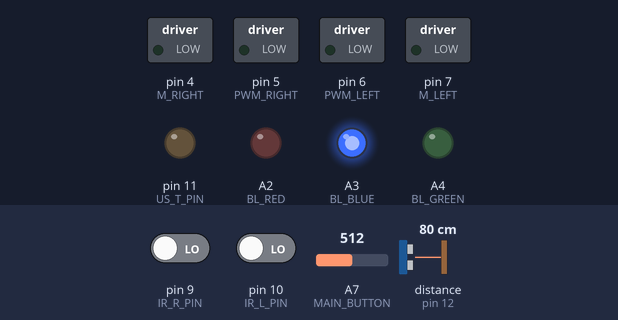
The sketch below on a simulated Arduino Nano, built with avr-gcc and run on an emulated ATmega328P. On the bench: switched loads named in the sketch (green lamp = pin HIGH), output pins drawn as LEDs (lit = HIGH). Dashed ring = blinking. The inputs (shaded band) are chosen by the test bench; at power-on: A7 (MAIN_BUTTON) = 512, pin 9 (IR_R_PIN) LOW, distance to the obstacle (sensor on pin 12) 80 cm, pin 10 (IR_L_PIN) LOW. The echo pulse lasts 58.3 µs per cm.

Above: at 1.2 s.
1.3 s: A7 (MAIN_BUTTON) set to 493
At 2.5 s:
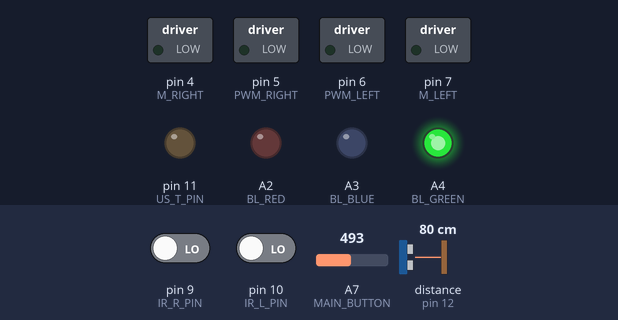
4.3 s: A7 (MAIN_BUTTON) set to 522
At 5.6 s:
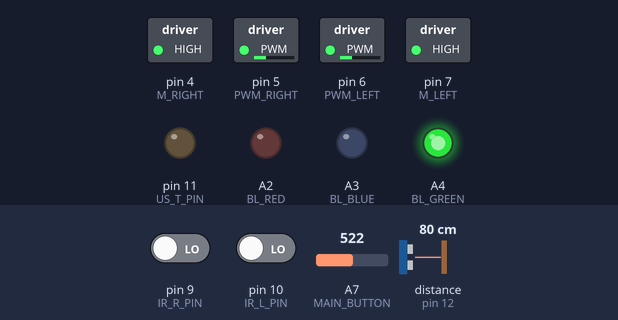
6.3 s: A7 (MAIN_BUTTON) set to 511
At 8.7 s:
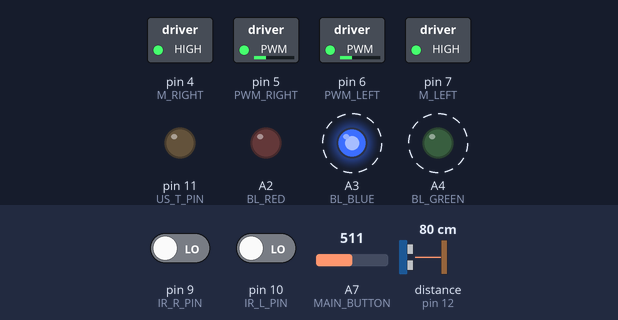
9.3 s: pin 9 (IR_R_PIN) driven HIGH
At 10.7 s:
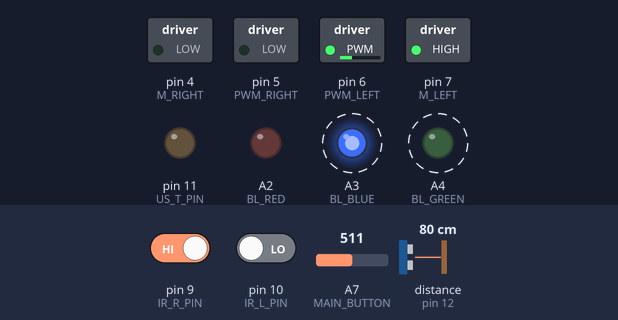
12.3 s: distance to the obstacle (sensor on pin 12) set to 13 cm
15.3 s: distance to the obstacle (sensor on pin 12) set to 10 cm
At 18.55 s:
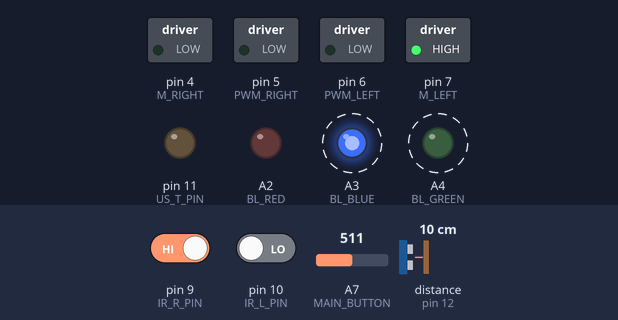
Timing chart, 0 to 18.8 s (numbered marks = the images above; inputs shaded):
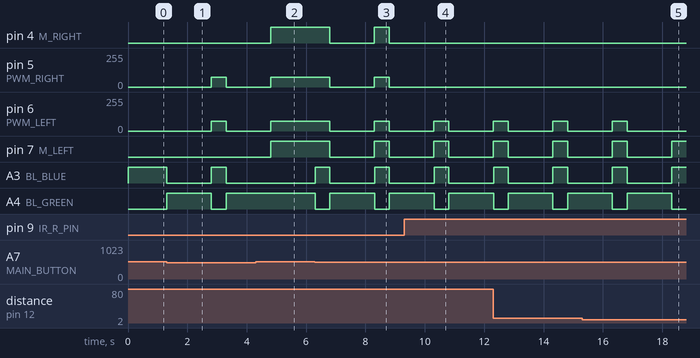

The sketch:

Atond.ino
```cpp
#define IR_L_PIN 10                                         // NASTAVENÍ PINU PRO LEVÝ IR SENZOR
#define IR_R_PIN 9                                          // NASTAVENÍ PINU PRO PRAVÝ IR SENZOR
#define US_T_PIN 11                                         // NASTAVENÍ TRIGGER PINU PRO ULTRAZVUKOVÝ SENZOR
#define US_E_PIN 12                                         // NASTAVENÍ ECHO PINU PRO ULTRAZVUKOVÝ SENZOR
#define M_LEFT 7                                            // NASTAVENÍ PINU PRO LEVÝ MOTOR
#define M_RIGHT 4                                           // NASTAVENÍ PINU PRO PRAVÝ MOTOR
#define PWM_LEFT 6                                          // NASTAVENÍ PWM PINU PRO LEVÝ MOTOR
#define PWM_RIGHT 5                                         // NASTAVENÍ PWM PINU PRO PRAVÝ MOTOR
#define BL_RED A2                                           // NASTAVENÍ PINU PRO PODSVÍCENÍ (ČERVENÁ)
#define BL_GREEN A4                                         // NASTAVENÍ PINU PRO PODSVÍCENÍ (ZELENÁ)
#define BL_BLUE A3                                          // NASTAVENÍ PINU PRO PODSVÍCENÍ (MODRÁ)
#define MAIN_BUTTON A7                                      // NASTAVENÍ PINU PRO OVLADACÍ TLAČÍTKO

bool IR_L;                                                  // POMOCNÁ PROMĚNNÁ PRO STAV LEVÉHO IR SENZORU
bool IR_R;                                                  // POMOCNÁ PROMĚNNÁ PRO STAV PRAVÉHO IR SENZORU
long US_DUR;                                                // DOBA TRVÁNÍ CESTY ULTRAZVUKOVÉ VLNY
int US_DIST;                                                // VZDÁLENOST PŘEKÁŽKY OD SENZORU
int RYCHLOST;                                               // RYCHLOST ROBOTA
bool MAIN_BUTTON_STATE;                                     // POMOCNÁ PROMĚNNÁ PRO STAV TLAČÍTKA
bool ACTIVE;                                                // POMOCNÁ PROMĚNNÁ PRO STAV ROBOTA
int STATUS_CURRENT;                                         // POMOCNÁ PROMĚNNÁ REŽÍMU "ZTRACEN" (MOMENTÁLNÍ SMĚR)
int STATUS_LAST;                                            // POMOCNÁ PROMĚNNÁ REŽÍMU "ZTRACEN" (POSLEDNÍ SMĚR)
bool DEBUG;                                                 // DEBUG MOD
bool ATTACKED;                                              // REŽIM "POD ÚTOKEM"

void setup()                                                // FUNKCE SETUP, KTERÁ SE SPUSTÍ PŘI PRVOTNÍM ZAPNUTÍ ROBOTA
{
  DEBUG = false;                                            // NASTAVENÍ DEBUG MODU
  MAIN_BUTTON_STATE = 0;                                    // NASTAVENÍ ZÁKLADNÍHO STAVU TLAČÍTKA (0)
  ACTIVE = false;                                           // NASTAVENÍ STAVU ROBOTA
  RYCHLOST = 0;                                             // NASTAVENÍ ZÁKLADNÍ RYCHLOSTI

  if (DEBUG)                                                // POKUD JE AKTIVNÍ DEBUG MODE
  {
    Serial.begin(9600);                                     // ZAPOČETÍ SÉRIOVÉ KOMUNIKACE
  }

  pinMode(US_T_PIN, OUTPUT);                                // NASTAVENÍ PINOVÉHO REŽIMU PRO TRIGGER ULTRAZVUKOVÉHO SENZORU NA VSTUP
  pinMode(US_E_PIN, INPUT);                                 // NASTAVENÍ PINOVÉHO REŽIMU PRO ECHO ULTRAZVUKOVÉHO SENZORU NA VÝSTUP
  pinMode(M_LEFT, OUTPUT);                                  // NASTAVENÍ PINOVÉHO REŽIMU PRO LEVÝ MOTOR
  pinMode(M_RIGHT, OUTPUT);                                 // NASTAVENÍ PINOVÉHO REŽIMU PRO PRAVÝ MOTOR
  pinMode(PWM_LEFT, OUTPUT);                                // NASTAVENÍ PINOVÉHO REŽIMU PRO PWM LEVÉHO MOTORU
  pinMode(PWM_RIGHT, OUTPUT);                               // NASTAVENÍ PINOVÉHO REŽIMU PRO PWM PRAVÉHO MOTORU
  pinMode(BL_RED, OUTPUT);                                  // NASTAVENÍ PINOVÉHO REŽIMU PRO ČERVENÝ KANÁL PODSVÍCENÍ
  pinMode(BL_GREEN, OUTPUT);                                // NASTAVENÍ PINOVÉHO REŽIMU PRO ZELENÝ KANÁL PODSVÍCENÍ
  pinMode(BL_BLUE, OUTPUT);                                 // NASTAVENÍ PINOVÉHO REŽIMU PRO MODRÝ KANÁL PODSVÍCENÍ

  analogWrite(BL_RED, 0);                                   // ZÁPIS ANALOGOVÉ HODNOTY PRO ČERVENÝ KANÁL PODSVÍCENÍ
  analogWrite(BL_GREEN, 0);                                 // ZÁPIS ANALOGOVÉ HODNOTY PRO ZELENÝ KANÁL PODSVÍCENÍ
  analogWrite(BL_BLUE, 1024);                               // ZÁPIS ANALOGOVÉ HODNOTY PRO MODRÝ KANÁL PODSVÍCENÍ
}

void loop()                                                 // FUNKCE LOOP, KTERÁ SE OPAKUJE AŽ DO ODPOJENÍ ROBOTA OD ZDROJE NAPĚTÍ
{
  MAIN_BUTTON_STATE = !(analogRead(MAIN_BUTTON) >= 512);    // AKTUALIZACE STAVU TLAČÍTKA

  if (MAIN_BUTTON_STATE)                                    // KONTROLA STAVU TLAČÍTKA (POKUD JE ZTISKNUTÉ)
  {
    if (ACTIVE)                                             // KONTROLA STAVU ROBOTA (POKUD JE ROBOT AKTIVNÍ)
    {
      analogWrite(BL_RED, 0);                               // NASTAVENÍ PINOVÉHO REŽIMU PRO ČERVENÝ KANÁL PODSVÍCENÍ
      analogWrite(BL_GREEN, 0);                             // NASTAVENÍ PINOVÉHO REŽIMU PRO ZELENÝ KANÁL PODSVÍCENÍ
      analogWrite(BL_BLUE, 1024);                           // NASTAVENÍ PINOVÉHO REŽIMU PRO MODRÝ KANÁL PODSVÍCENÍ
      ACTIVE = false;                                       // NASTAVENÍ STAVU ROBOTA DO NEAKTIVNÍHO
      RYCHLOST = 0;                                         // NASTAVENÍ RYCHLOSTI NA 0 (STŮJ)
    }
    else                                                    // POKUD JE ROBOT NEAKTIVNÍ
    {
      analogWrite(BL_RED, 0);                               // NASTAVENÍ PINOVÉHO REŽIMU PRO ČERVENÝ KANÁL PODSVÍCENÍ
      analogWrite(BL_GREEN, 1024);                          // NASTAVENÍ PINOVÉHO REŽIMU PRO ZELENÝ KANÁL PODSVÍCENÍ
      analogWrite(BL_BLUE, 0);                              // NASTAVENÍ PINOVÉHO REŽIMU PRO MODRÝ KANÁL PODSVÍCENÍ
      delay(1000);                                          // POČKEJ 1 SEKUNDU
      ACTIVE = true;                                        // NASTAVENÍ STAVU ROBOTA NA AKTIVNÍ
      RYCHLOST = 75;                                        // NASTAVENÍ RYCHLOSTI NA 75
    }
    delay(500);                                             // POČKEJ PŮL SEKUNDY
  }

  if (ACTIVE)                                               // POKUD JE ROBOT AKTIVNÍ (MOD JÍZDY)
  {
    IR_L = !digitalRead(IR_L_PIN);                          // KONTROLA STAVU LEVÉHO IR SENZORU
    IR_R = !digitalRead(IR_R_PIN);                          // KONTROLA STAVU PRAVÉHO IR SENZORU

    if (US_DIST <= 10)                                      // POKUD JE NALEZENA PŘEKÁŽKA V ROZMEZÍ 10 CM
    {
      if (US_DIST < 4)                                      // POKUD JE NALEZENA PŘEKÁŽKA BLÍŽE JAK 4 CM
      {
        RYCHLOST = 75;                                      // NASTAVENÍ RYCHLOSTI NA 75
        ATTACKED = true;                                    // NASTAVENÍ REŽIMU NA "ATTACKED"
        analogWrite(PWM_LEFT, RYCHLOST);                    // ZÁPIS PWM RYCHLOSTI PRO LEVÝ MOTOR
        analogWrite(PWM_RIGHT, RYCHLOST);                   // ZÁPIS PWM RYCHLOSTI PRO PRAVÝ MOTOR
        digitalWrite(M_LEFT, LOW);                          // NASTAVENÍ SMĚRU LEVÉHO MOTORU (LOW = DOZADU)
        digitalWrite(M_RIGHT, LOW);                         // NASTAVENÍ SMĚRU PRAVÉHO MOTORU (LOW = DOZADU)

        analogWrite(BL_RED, 1024);                          // NASTAVENÍ PINOVÉHO REŽIMU PRO ČERVENÝ KANÁL PODSVÍCENÍ
        analogWrite(BL_GREEN, 1024);                        // NASTAVENÍ PINOVÉHO REŽIMU PRO ZELENÝ KANÁL PODSVÍCENÍ
        analogWrite(BL_BLUE, 0);                            // NASTAVENÍ PINOVÉHO REŽIMU PRO MODRÝ KANÁL PODSVÍCENÍ
      }
      else                                                  // POKUD JE PŘEKÁŽKA STATICKÁ
      {
      ATTACKED = false;                                     // VYPNUTÍ REŽIMU "ATTACKED"
      RYCHLOST = 0;                                         // NASTAVENÍ RYCHLOSTI NA 0
      analogWrite(BL_RED, 1024);                            // NASTAVENÍ PINOVÉHO REŽIMU PRO ČERVENÝ KANÁL PODSVÍCENÍ
      analogWrite(BL_GREEN, 0);                             // NASTAVENÍ PINOVÉHO REŽIMU PRO ZELENÝ KANÁL PODSVÍCENÍ
      analogWrite(BL_BLUE, 0);                              // NASTAVENÍ PINOVÉHO REŽIMU PRO MODRÝ KANÁL PODSVÍCENÍ
      }
    }
    else                                                    // POKUD JE CESTA VOLNÁ
    {
      ATTACKED = false;                                     // VYPNUTÍ REŽIMU "ATTACKED"
      RYCHLOST = 75;                                        // NASTAVENÍ RYCHLOSTI NA 75
      analogWrite(BL_RED, 0);                               // NASTAVENÍ PINOVÉHO REŽIMU PRO ČERVENÝ KANÁL PODSVÍCENÍ
      analogWrite(BL_GREEN, 1024);                          // NASTAVENÍ PINOVÉHO REŽIMU PRO ZELENÝ KANÁL PODSVÍCENÍ
      analogWrite(BL_BLUE, 0);                              // NASTAVENÍ PINOVÉHO REŽIMU PRO MODRÝ KANÁL PODSVÍCENÍ
    }

    if (IR_L && IR_R)                                       // POKUD JE ROBOT NA TRASE
    {
      if (!ATTACKED)                                        // POKUD NENÍ V REŽIMU "ATTACKED"
      {
        analogWrite(PWM_LEFT, RYCHLOST);                    // ZÁPIS PWM RYCHLOSTI PRO LEVÝ MOTOR
        analogWrite(PWM_RIGHT, RYCHLOST);                   // ZÁPIS PWM RYCHLOSTI PRO PRAVÝ MOTOR
        digitalWrite(M_LEFT, HIGH);                         // NASTAVENÍ SMĚRU LEVÉHO MOTORU (HIGH = DOPŘEDU)
        digitalWrite(M_RIGHT, HIGH);                        // NASTAVENÍ SMĚRU PRAVÝ MOTORU (HIGH = DOPŘEDU)
        STATUS_CURRENT = 1;                                 // NASTAVENÍ SMĚRU DO MEZIPAMĚTI
      }
    }
    else if (!IR_L && IR_R)                                 // POKUD ROBOT VYJEDE Z TRASY (DO LEVA)
    {
      analogWrite(PWM_LEFT, 0);                             // ZÁPIS PWM RYCHLOSTI PRO LEVÝ MOTOR
      analogWrite(PWM_RIGHT, RYCHLOST);                     // ZÁPIS PWM RYCHLOSTI PRO PRAVÝ MOTOR
      digitalWrite(M_LEFT, LOW);                            // NASTAVENÍ SMĚRU LEVÉHO MOTORU
      digitalWrite(M_RIGHT, HIGH);                          // NASTAVENÍ SMĚRU PRAVÝ MOTORU
      STATUS_CURRENT = 2;                                   // NASTAVENÍ SMĚRU DO MEZIPAMĚTI
    }
    else if (IR_L && !IR_R)                                 // POKUD ROBOT VYJEDE Z TRASY (DO PRAVA)
    {
      analogWrite(PWM_LEFT, RYCHLOST);                      // ZÁPIS PWM RYCHLOSTI PRO LEVÝ MOTOR
      analogWrite(PWM_RIGHT, 0);                            // ZÁPIS PWM RYCHLOSTI PRO PRAVÝ MOTOR
      digitalWrite(M_LEFT, HIGH);                           // NASTAVENÍ SMĚRU LEVÉHO MOTORU
      digitalWrite(M_RIGHT, LOW);                           // NASTAVENÍ SMĚRU PRAVÝ MOTORU
    }
    else if (!IR_L && !IR_R)                                // ROBOT PŘEJTE DO REŽIMU "ZTRACEN"
    {
      if (STATUS_LAST == 1)                                 // POKUD JE V MEZIPAMĚTI HODNOTA 1
      {
        analogWrite(PWM_LEFT, RYCHLOST);                    // ZÁPIS PWM RYCHLOSTI PRO LEVÝ MOTOR
        analogWrite(PWM_RIGHT, 0);                          // ZÁPIS PWM RYCHLOSTI PRO PRAVÝ MOTOR
        digitalWrite(M_LEFT, HIGH);                         // NASTAVENÍ SMĚRU LEVÉHO MOTORU
        digitalWrite(M_RIGHT, LOW);                         // NASTAVENÍ SMĚRU PRAVÝ MOTORU
      }
      else if (STATUS_LAST == 2)                            // POKUD JE V MEZIPAMĚTI HODNOTA 2
      {
        analogWrite(PWM_LEFT, 0);                           // ZÁPIS PWM RYCHLOSTI PRO LEVÝ MOTOR
        analogWrite(PWM_RIGHT, RYCHLOST);                   // ZÁPIS PWM RYCHLOSTI PRO PRAVÝ MOTOR
        digitalWrite(M_LEFT, LOW);                          // NASTAVENÍ SMĚRU LEVÉHO MOTORU
        digitalWrite(M_RIGHT, HIGH);                        // NASTAVENÍ SMĚRU PRAVÝ MOTORU
      }
      else                                                  // POKUD JE MEZIPAMĚŤ PRÁZDNÁ
      {
        analogWrite(PWM_LEFT, 0);                           // ZÁPIS PWM RYCHLOSTI PRO LEVÝ MOTOR
        analogWrite(PWM_RIGHT, 0);                          // ZÁPIS PWM RYCHLOSTI PRO PRAVÝ MOTOR
        digitalWrite(M_LEFT, LOW);                          // NASTAVENÍ SMĚRU LEVÉHO MOTORU
        digitalWrite(M_RIGHT, LOW);                         // NASTAVENÍ SMĚRU PRAVÝ MOTORU

        analogWrite(BL_RED, 1024);                          // NASTAVENÍ PINOVÉHO REŽIMU PRO ČERVENÝ KANÁL PODSVÍCENÍ
        analogWrite(BL_GREEN, 1024);                        // NASTAVENÍ PINOVÉHO REŽIMU PRO ZELENÝ KANÁL PODSVÍCENÍ
        analogWrite(BL_BLUE, 0);                            // NASTAVENÍ PINOVÉHO REŽIMU PRO MODRÝ KANÁL PODSVÍCENÍ
      }
    }

    if (STATUS_LAST != STATUS_CURRENT)                      // POKUD JE AKTUÁLNÍ HODNOTA JINÁ NEŽ HODNOTA V MEZIPAMĚTI
    {
      STATUS_LAST = STATUS_CURRENT;                         // PŘEPISOVÁNÍ MEZIPAMĚTI NA NOVOU HODNOTU
    }

    digitalWrite(US_T_PIN, LOW);                            // VYPNUTÍ SIGNÁLU V TRIGGER PINU
    delayMicroseconds(2);                                   // POČKAT 2 MIKROSEKUNDY
    digitalWrite(US_T_PIN, HIGH);                           // ODESLÁNÍ SIGNÁLU DO TRIGGER PINU
    delayMicroseconds(10);                                  // POČKAT 10 MIKROSEKUND
    digitalWrite(US_T_PIN, LOW);                            // VYPNUTÍ SIGNÁLU V TRIGGER PINU
    US_DUR = pulseIn(US_E_PIN, HIGH);                       // POČKAT NA ODRAZ ULTRAZVUKU
    US_DIST = US_DUR * 0.034 / 2;                           // VÝPOČET VZDÁLENOSTI
  }
  else                                                      // POKUD JE ROBOT NEAKTIVNÍ
  {
    analogWrite(PWM_LEFT, 0);                               // ZÁPIS PWM RYCHLOSTI PRO LEVÝ MOTOR
    analogWrite(PWM_RIGHT, 0);                              // ZÁPIS PWM RYCHLOSTI PRO PRAVÝ MOTOR
    digitalWrite(M_LEFT, LOW);                              // NASTAVENÍ SMĚRU LEVÉHO MOTORU
    digitalWrite(M_RIGHT, LOW);                             // NASTAVENÍ SMĚRU PRAVÝ MOTORU
    STATUS_CURRENT = 0;                                     // NASTAVENÍ MEZIPAMĚTI NA 0
  }
}
```

Source omitted: Atond.cpp (14091 bytes)

Measured:
- the behaviour switches between 512 and 511 on A7 (MAIN_BUTTON) (found by bisection; images 0 and 1)
- the behaviour switches between 12 and 11 cm on distance to the obstacle (sensor on pin 12) (found by bisection; images 4 and 5)
- after the input at 1.3 s, pin 5 (PWM_RIGHT), pin 6 (PWM_LEFT): 0/255 → 75/255 after 1.5 s, → 0/255 0.51 s later; A3 (BL_BLUE): HIGH → LOW at once, → HIGH 1.5 s later, → LOW 0.50 s later; A4 (BL_GREEN): LOW → HIGH at once, → LOW 1.5 s later, → HIGH 0.50 s later
- after the input at 4.3 s, pin 4 (M_RIGHT), pin 7 (M_LEFT): goes on until 4.8 s, then stays HIGH; pin 5 (PWM_RIGHT), pin 6 (PWM_LEFT): goes on until 4.8 s, then stays 75/255; A3 (BL_BLUE): stays LOW (without the input it goes to HIGH after 0.51 s); A4 (BL_GREEN): stays HIGH (without the input it goes to LOW after 0.51 s)
- after the input at 6.3 s, pin 4 (M_RIGHT): HIGH → LOW after 0.50 s, → HIGH 1.5 s later, → LOW 0.51 s later; pin 5 (PWM_RIGHT): 75/255 → 0/255 after 0.50 s, → 75/255 1.5 s later, → 0/255 0.51 s later
- after the input at 9.3 s, pin 4 (M_RIGHT): stays LOW (without the input it goes to HIGH after 1.0 s); pin 5 (PWM_RIGHT): stays 0/255 (without the input it goes to 75/255 after 1.0 s)
- after the input at 15.3 s, pin 6 (PWM_LEFT): goes on until 16.8 s, then stays 0/255
